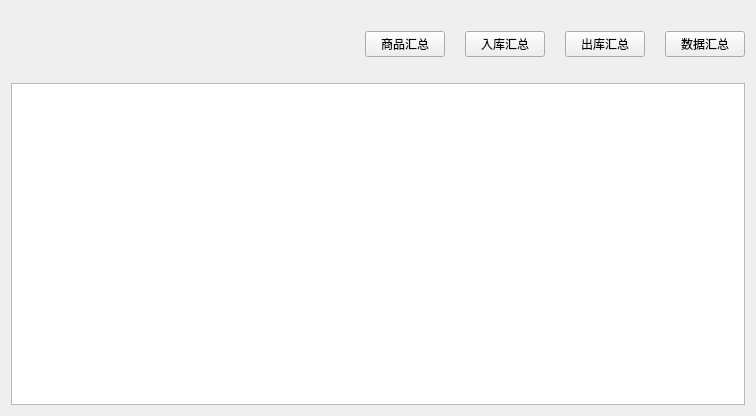
<?xml version="1.0" encoding="UTF-8"?>
<ui version="4.0">
 <class>DataSum</class>
 <widget class="QWidget" name="DataSum">
  <property name="geometry">
   <rect>
    <x>0</x>
    <y>0</y>
    <width>756</width>
    <height>416</height>
   </rect>
  </property>
  <property name="windowTitle">
   <string>数据汇总</string>
  </property>
  <property name="windowIcon">
   <iconset resource="images.qrc">
    <normaloff>:/new/prefix1/images/logo.png</normaloff>:/new/prefix1/images/logo.png</iconset>
  </property>
  <layout class="QVBoxLayout" name="verticalLayout">
   <item>
    <spacer name="verticalSpacer_2">
     <property name="orientation">
      <enum>Qt::Vertical</enum>
     </property>
     <property name="sizeType">
      <enum>QSizePolicy::Fixed</enum>
     </property>
     <property name="sizeHint" stdset="0">
      <size>
       <width>20</width>
       <height>20</height>
      </size>
     </property>
    </spacer>
   </item>
   <item>
    <layout class="QHBoxLayout" name="horizontalLayout">
     <property name="spacing">
      <number>20</number>
     </property>
     <item>
      <spacer name="horizontalSpacer">
       <property name="orientation">
        <enum>Qt::Horizontal</enum>
       </property>
       <property name="sizeHint" stdset="0">
        <size>
         <width>40</width>
         <height>20</height>
        </size>
       </property>
      </spacer>
     </item>
     <item>
      <widget class="QPushButton" name="pushButton_DataSum">
       <property name="text">
        <string>商品汇总</string>
       </property>
      </widget>
     </item>
     <item>
      <widget class="QPushButton" name="pushButton_InputData">
       <property name="text">
        <string>入库汇总</string>
       </property>
      </widget>
     </item>
     <item>
      <widget class="QPushButton" name="pushButton_OutputData">
       <property name="text">
        <string>出库汇总</string>
       </property>
      </widget>
     </item>
     <item>
      <widget class="QPushButton" name="pushButton_DataBack">
       <property name="text">
        <string>数据汇总</string>
       </property>
      </widget>
     </item>
    </layout>
   </item>
   <item>
    <spacer name="verticalSpacer">
     <property name="orientation">
      <enum>Qt::Vertical</enum>
     </property>
     <property name="sizeType">
      <enum>QSizePolicy::Fixed</enum>
     </property>
     <property name="sizeHint" stdset="0">
      <size>
       <width>20</width>
       <height>20</height>
      </size>
     </property>
    </spacer>
   </item>
   <item>
    <widget class="QTableWidget" name="tableWidget_ListData"/>
   </item>
  </layout>
 </widget>
 <resources>
  <include location="images.qrc"/>
 </resources>
 <connections/>
</ui>
